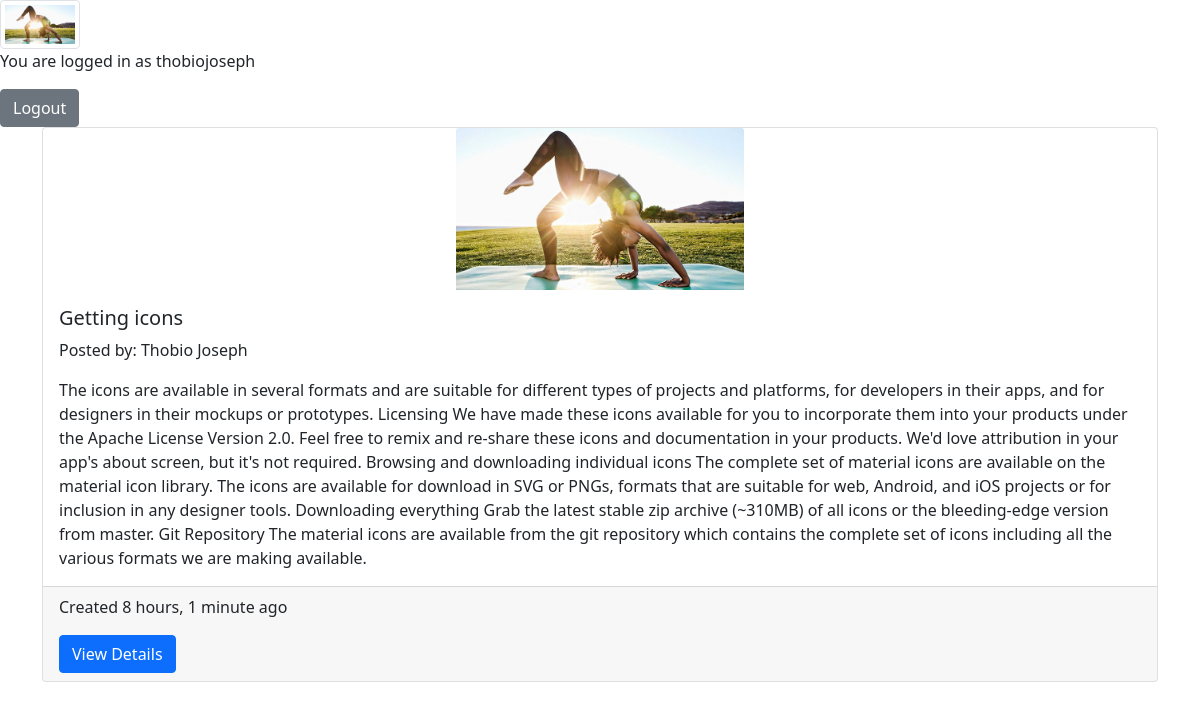
Screenshot of / (signed in) with the database file from the repository.
### account/models.py (models this page shows)
class Profile(models.Model):
    user = models.OneToOneField(User, on_delete=models.CASCADE, related_name='profile')
    is_email_verified = models.BooleanField(default=False)
    email_token = models.CharField(max_length=255, null=True, blank=True)
    profile_image = models.ImageField(upload_to='profile')
    created_at = models.DateTimeField(auto_now_add=True)
    updated_at = models.DateTimeField(auto_now_add=True)

### blog/models.py (models this page shows)
class Post(models.Model):
    title = models.CharField(max_length=255)
    slug = models.SlugField()
    post_content = models.TextField()
    user = models.ForeignKey(Profile, on_delete=models.CASCADE, related_name='post_user')
    post_image = models.ImageField(upload_to='post_image')
    created_at = models.DateTimeField(auto_now_add=True)
    updated_at = models.DateTimeField(auto_now_add=True)
    class Meta:
        ordering = ('-created_at',)

### blog/views.py (the view)
# urls.py: path('', views.home_post, name="home"),
def home_post(request):
    if not request.user.is_authenticated:
        post = Post.objects.all()
        return render(request, 'blog/index.html', {'posts': post})
    else:
        profile = Profile.objects.get(user=request.user)
        post = Post.objects.all()
        return render(request, 'blog/index.html', {'profile': profile, 'posts': post})

### templates/blog/index.html (shortened to what this page needs)
{% extends 'base/base.html' %}
{% block body %}
    {% if user.is_authenticated %}
        <div class="row">
            <div class="col flex-d">
                <img src="media/{{ profile.profile_image }}" class="img-thumbnail" width="80" height="80" alt=""/>
                <p>You are logged in as {{ user.username }}</p>
                <a href="{% url 'account:logout' %}" class="btn btn-secondary">Logout</a>
            </div>
        </div>
    {% else %}
        <a href="{% url 'account:login' %}" class="btn btn-secondary">Login</a>
    {% endif %}
    <div class="container">
        {% for post in posts %}
                <div class="card" >
                    <img src="/media/{{ post.post_image }}" class="card-img-top mx-auto text-center" alt="..." style="width: 18rem; ">
                    <div class="card-body">
                        <h5 class="card-title">{{ post.title}}</h5>
                        <p>Posted by: {{ post.user.user.first_name}} {{ post.user.user.last_name }}</p>
                        <p class="card-text">{{ post.post_content  }}</p>
                    </div>
                    <div class="card-footer">
                        <p> Created {{ post.updated_at | timesince }} ago </p>
                        <a href="{% url 'blog:detail_page' post.slug %}" class="btn btn-primary">View Details</a>
                    </div>
                </div>
        {% endfor %}
    </div>
{% endblock %}

### templates/base/base.html (shortened to what this page needs)
<!doctype html>
<html lang="en">
<head>
<link href="https://cdn.jsdelivr.net/npm/bootstrap@5.0.2/dist/css/bootstrap.min.css" rel="stylesheet">
</head>
<body>
{% block body %}
{% endblock %}
</body>
</html>

### rows the page displays
Profile: profile_image (picture)
Post: post_image (picture), title "Getting icons", user.user.first_name "Thobio", user.user.last_name "Joseph", post_content "The icons are available in several formats and are suitable for different types of projects and platforms, for developers in their apps, and for designers in their mockups or prototypes. Licensing We have made these icons available for you to incorporate them into your products under the Apache License Version 2.0. Feel free to remix and re-share these icons and documentation in your products. We'd love attribution in your app's about screen, but it's not required. Browsing and downloading individual icons The complete set of material icons are available on the material icon library. The icons are available for download in SVG or PNGs, formats that are suitable for web, Android, and iOS…", updated_at "8 hours, 1 minute"

### other values shown
{{ user.username }} "thobiojoseph"
